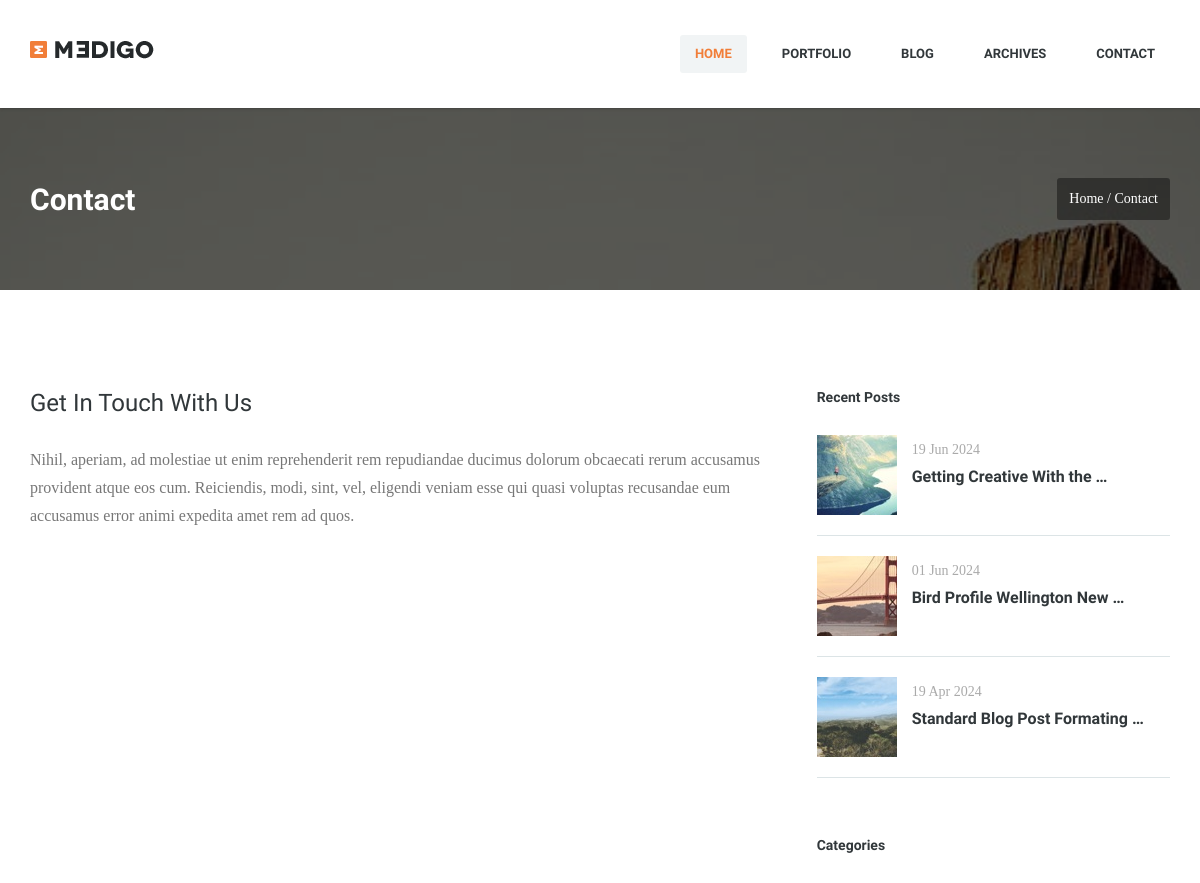
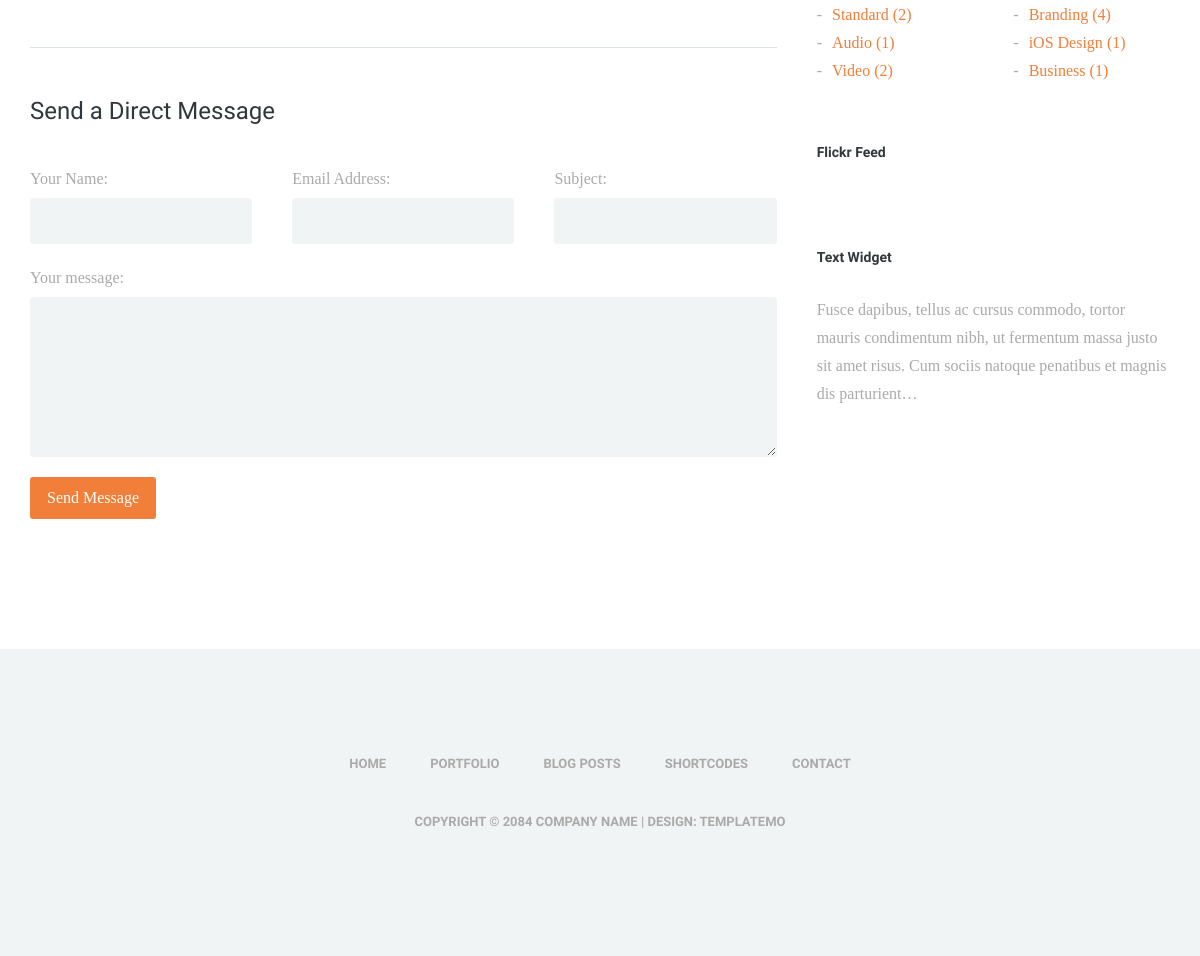
The app's page /contact with its own data (2 pictures, top to bottom).
### blog/models.py (models this page shows, shortened)
class Post(models.Model):
    image = models.ImageField(upload_to='blog/', default='blog/default.jpg')
    image_thumbnail = models.ImageField(upload_to='blog/')
    author = models.ForeignKey(User, null=True, on_delete=models.SET_NULL)
    title = models.CharField(max_length=255)
    content = models.TextField()
    category = models.ManyToManyField(Category)
    counted_view = models.IntegerField(default=0)
    status = models.BooleanField(default=False)
    published_date = models.DateTimeField(null=True)
    created_date = models.DateTimeField(auto_now_add=True)
    updated_date = models.DateTimeField(auto_now=True)
    def create_thumbnail(self):
        if not self.image:
            return
        img = Image.open(self.image.path)
        width, height = img.size
        min_dim = min(width, height)
        left = (width - min_dim) // 2
        top = (height - min_dim) // 2
        right = (width + min_dim) // 2
        bottom = (height + min_dim) // 2
        img = img.crop((left, top, right, bottom))
        size = (80, 80)
        img.thumbnail(size)
        thumb_filename = f"{os.path.splitext(self.image.name)[0]}_thumb.jpg"
        thumb_path = os.path.join(thumb_filename)
        full_thumb_path = os.path.join(settings.MEDIA_ROOT, thumb_path)
        img.save(full_thumb_path, 'JPEG', quality=95)
        self.image_thumbnail = thumb_path
        self.save()
    class Meta:
        ordering = ('-created_date',)

class Category(models.Model):
     name = models.CharField(max_length=255)
     def __str__(self):
          return self.name

### website/views.py (the view, shortened to what this page needs)
# urls.py: path('contact', contact_view, name = 'contact'),
def contact_view(request):
    form = ContactForm()
    return render(request, 'website/contact.html', {'form': form})

### website/forms.py
class ContactForm(forms.ModelForm):
    class Meta:
        model = Contact
        fields = ['name','email','subject','message']

### blog/templatetags/blog_tags.py (called while the page is built)
@register.inclusion_tag('blog/blog-categories.html')
def categories():
    posts = Post.objects.filter(status = True)
    categories = Category.objects.all()
    cat_dict = {}
    mid_index = len(categories) // 2
    for name in categories:
        cat_dict[name] = posts.filter(category=name).count()
    keys1 = categories[:mid_index]
    keys2 = categories[mid_index:]
    dict1 = {key: cat_dict[key] for key in keys1}
    dict2 = {key: cat_dict[key] for key in keys2}
    return {'cat1': dict1, 'cat2': dict2}

@register.inclusion_tag('blog/blog-recentposts.html')
def recentposts(arg=2):
    posts = Post.objects.filter(status = True).order_by('-published_date')[:arg]
    return {'posts': posts}

@register.simple_tag
def check_thumbnail(post):
    if 'default' in post.image_thumbnail.url:
        post.create_thumbnail()
    if post.image_thumbnail is None:
        post.create_thumbnail()
    post.create_thumbnail()
    return 0

### templates/website/contact.html (shortened to what this page needs)
{% extends 'base.html' %}
{% load static %}
{% load blog_tags %}
{% block content %}
<div class="first-widget parallax" id="contact">
	<div class="parallax-overlay">
		<div class="container pageTitle">
			<div class="row">
				<div class="col-md-6 col-sm-6">
					<h2 class="page-title">Contact</h2>
				</div>
				<div class="col-md-6 col-sm-6 text-right">
					<span class="page-location">Home / Contact</span>
				</div>
			</div>
		</div>
	</div>
</div>
<div class="container">
	<div class="row">
		<div class="col-md-8 blog-posts">
			<div class="row">
				<div class="col-md-12">
					<div class="contact-wrapper">
						<h3>Get In Touch With Us</h3>
						<p>Nihil, aperiam, ad molestiae ut enim reprehenderit rem repudiandae ducimus dolorum obcaecati
							rerum accusamus provident atque eos cum. Reiciendis, modi, sint, vel, eligendi veniam esse
							qui quasi voluptas recusandae eum accusamus error animi expedita amet rem ad quos.</p>
						<div class="contact-map">
							<div class="google-map-canvas" id="map-canvas" style="height: 320px;">
							</div>
						</div>
					</div>
				</div>
			</div>
			<div class="row">
				<div class="col-md-12">
					<div class="contact-form">
						<h3>Send a Direct Message</h3>
						<div class="widget-inner">
							<form id="contact-form" action="{% url 'website:contact' %}" method="post">
								<div class="row">
									<div class="col-md-4">
										<p>
											<label for="name">Your Name:</label>
											<input type="text" name="name" id="name">
										</p>
									</div>
									<div class="col-md-4">
										<p>
											<label for="email">Email Address:</label>
											<input type="email" name="email" id="email">
										</p>
									</div>
									<div class="col-md-4">
										<p>
											<label for="subject">Subject:</label>
											<input type="text" name="subject" id="subject">
										</p>
									</div>
								</div>
								<div class="row">
									<div class="col-md-12">
										<p>
											<label for="message">Your message:</label>
											<textarea name="message" id="message"></textarea>
										</p>
									</div>
								</div>
								<div class="row">
									<div class="col-md-12">
										<button class="mainBtn" id="submit">Send Message</button>
									</div>
								</div>
								<div class="row">
									<div class="col-md-12">
									</div>
								</div>
							</form>
						</div>
					</div>
				</div>
			</div>
		</div>
		<div class="col-md-4">
			<div class="sidebar">
				{% recentposts 3 %}
				{% categories %}
				<div class="sidebar-widget">
					<h5 class="widget-title">Flickr Feed</h5>
				</div>
				<div class="sidebar-widget">
					<h5 class="widget-title">Text Widget</h5>
					<p class="light-text">Fusce dapibus, tellus ac cursus commodo, tortor mauris condimentum nibh, ut
						fermentum massa justo sit amet risus. Cum sociis natoque penatibus et magnis dis parturient…
					</p>
				</div>
			</div>
		</div>
	</div>
</div>
{% endblock %}

### templates/blog/blog-recentposts.html (shortened to what this page needs)
{% load static %}
{% load blog_tags %}
<div class="sidebar-widget">
    <h5 class="widget-title">Recent Posts</h5>
    {% for post in posts %}
    <div class="last-post clearfix">
        <div class="thumb pull-left">
            <a href="{% url 'blog:single' post.id %}"><img src="{{post.image_thumbnail.url}}" alt=""></a>
        </div>
        <div class="content">
            <span>{{post.published_date|date:"d M Y"}}</span>
            <h4><a href="{% url 'blog:single' post.id %}">{{post.title|safe|truncatewords:4}}</a></h4>
        </div>
    </div>
    {% endfor %}
</div>

### templates/blog/blog-categories.html
{% load static %}
<div class="sidebar-widget">
    <h5 class="widget-title">Categories</h5>
    <div class="row categories">
            <div class="col-md-6">
                <ul>
                    {% for name, count in cat1.items %}
                    <li><a href="{% url 'blog:category' cat_name=name %}">{{name}} ({{count}})</a></li>
                    {% endfor %}
                </ul>
            </div>
            <div class="col-md-6">
                <ul>
                    {% for name, count in cat2.items %}
                    <li><a href="{% url 'blog:category' cat_name=name %}">{{name}} ({{count}})</a></li>
                    {% endfor %}
                </ul>
            </div>
    </div>
</div>

### statics/css/orange-scheme.css (style rules this page uses)
body { background: white; font-size: 16px; font-family: "PT Serif", Georgia, serif; font-weight: normal; font-style: normal; line-height: 28px; color: #777777; -webkit-font-smoothing: antialiased; -webkit-text-size-adjust: 100%; }
h1, h2, h3, h4, h5, h6 { color: #31373a; font-family: "Raleway", sans-serif; font-weight: normal; }
h1 a, h2 a, h3 a, h4 a, h5 a, h6 a { font-weight: inherit; }
h2 { font-size: 30px; }
h3 { font-size: 24px; }
h4 { line-height: 1.7; font-size: 20px; }
h5 { font-size: 16px; }
p { margin: 0 0 20px 0; }
a, a:visited { color: #f17e39; text-decoration: none !important; outline: 0; }
*, *:before, *:after { -moz-box-sizing: border-box; -webkit-box-sizing: border-box; box-sizing: border-box; }
.main-nav ul, .main_menu, .main_menu li ul, #filters, .pages, .project-single .meta-post, .archive-wrapper .archive-list, .categories ul, .thumbs, .footer-menu { list-style: none; padding: 0; margin: 0; }
a, a:visited { -webkit-transition: all 150ms ease-in; -moz-transition: all 150ms ease-in; -o-transition: all 150ms ease-in; transition: all 150ms ease-in; }
.service-section, .first-widget { position: relative; margin-top: 108px; }
.light-text { color: #aaaaaa; }
label { font-weight: normal; color: #aaaaaa; }
input, textarea { border: 0; color: #777777; padding: 8px 14px; background-color: #f1f4f5; border: 1px solid #f1f4f5; -webkit-border-radius: 3px; -moz-border-radius: 3px; -ms-border-radius: 3px; -o-border-radius: 3px; border-radius: 3px; }
.mainBtn { background-color: #f17e39; padding: 7px 17px; color: white; display: inline-block; -webkit-border-radius: 3px; -moz-border-radius: 3px; -ms-border-radius: 3px; -o-border-radius: 3px; border-radius: 3px; -webkit-transition: background 250ms ease-in; -moz-transition: background 250ms ease-in; -ms-transition: background 250ms ease-in; -o-transition: background 250ms ease-in; transition: background 250ms ease-in; }
button { outline: 0; border: 0; }
#contact { background-image: url("../images/includes/contact.jpg"); }
.parallax { background-attachment: fixed; background-repeat: no-repeat; background-position: center center; background-size: cover; color: #fff; overflow: hidden; }
.parallax-overlay { background-color: rgba(0, 0, 0, 0.65); }
.pageTitle { padding-top: 70px; padding-bottom: 70px; }
.page-title { color: white; margin: 5px 0 0 0; font-size: 30px; font-weight: 800; }
.page-location { background-color: rgba(0, 0, 0, 0.4); display: inline-block; font-size: 14px; padding: 7px 12px; -webkit-border-radius: 3px; -moz-border-radius: 3px; -ms-border-radius: 3px; -o-border-radius: 3px; border-radius: 3px; }
.blog-posts { margin-top: 100px; }
.sidebar { margin-top: 100px; margin-bottom: 100px; }
.sidebar-widget { margin-bottom: 60px; }
.widget-title { font-size: 14px; font-weight: 800; margin: 0 0 30px 0; }
.last-post { padding-bottom: 20px; margin-bottom: 20px; border-bottom: 1px solid #dce4e6; }
.last-post .thumb { overflow: hidden; margin-right: 15px; }
.last-post .thumb img { width: 100%; }
.last-post .content { overflow: hidden; }
.last-post .content span { color: #aaaaaa; font-size: 14px; margin: 0 0 10px 0; line-height: 14px; }
.last-post .content h4 { font-size: 16px; font-weight: 600; margin: 0; }
.last-post .content h4 a { color: #31373a; }
.categories ul li:before { content: '-'; color: #aaaaaa; margin-right: 10px; }
.contact-wrapper h3 { margin: 0 0 30px 0; }
.contact-map { margin-top: 30px; }
.contact-form { margin-top: 50px; margin-bottom: 100px; padding-top: 50px; border-top: 1px solid #dce4e6; }
.contact-form h3 { margin: 0 0 40px 0; }
.contact-form .widget-inner { margin-top: 40px; }
.contact-form #email, .contact-form #name, .contact-form #subject, .contact-form textarea { width: 100%; min-width: 100%; max-width: 100%; }
.contact-form textarea { min-height: 160px; }

### records on screen
Post: image_thumbnail (picture), published_date "19 Jun 2024", title "Getting Creative With the …"
Post: image_thumbnail (picture), published_date "01 Jun 2024", title "Bird Profile Wellington New …"
Post: image_thumbnail (picture), published_date "19 Apr 2024", title "Standard Blog Post Formating …"
Category: name "Standard", count "2"
Category: name "Audio", count "1"
Category: name "Video", count "2"
Category: name "Branding", id "4"
Category: name "iOS Design", count "1"
Category: name "Business", count "1"
